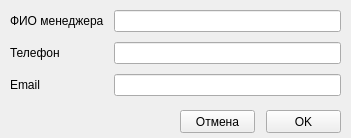
<?xml version="1.0" encoding="UTF-8"?>
<ui version="4.0">
 <class>MainWindow</class>
 <widget class="QMainWindow" name="MainWindow">
  <property name="geometry">
   <rect>
    <x>0</x>
    <y>0</y>
    <width>351</width>
    <height>138</height>
   </rect>
  </property>
  <property name="windowTitle">
   <string>Регистрация менеджера отеля</string>
  </property>
  <widget class="QWidget" name="centralwidget">
   <widget class="QWidget" name="formLayoutWidget">
    <property name="geometry">
     <rect>
      <x>10</x>
      <y>10</y>
      <width>331</width>
      <height>92</height>
     </rect>
    </property>
    <layout class="QFormLayout" name="formLayout">
     <property name="horizontalSpacing">
      <number>10</number>
     </property>
     <property name="verticalSpacing">
      <number>10</number>
     </property>
     <item row="1" column="0">
      <widget class="QLabel" name="label">
       <property name="text">
        <string>ФИО менеджера</string>
       </property>
      </widget>
     </item>
     <item row="1" column="1">
      <widget class="QLineEdit" name="lineEdit"/>
     </item>
     <item row="2" column="0">
      <widget class="QLabel" name="label_2">
       <property name="text">
        <string>Телефон</string>
       </property>
      </widget>
     </item>
     <item row="2" column="1">
      <widget class="QLineEdit" name="lineEdit_2"/>
     </item>
     <item row="3" column="0">
      <widget class="QLabel" name="label_3">
       <property name="text">
        <string>Email</string>
       </property>
      </widget>
     </item>
     <item row="3" column="1">
      <widget class="QLineEdit" name="lineEdit_3"/>
     </item>
    </layout>
   </widget>
   <widget class="QPushButton" name="pushButton">
    <property name="geometry">
     <rect>
      <x>266</x>
      <y>110</y>
      <width>75</width>
      <height>23</height>
     </rect>
    </property>
    <property name="text">
     <string>OK</string>
    </property>
   </widget>
   <widget class="QPushButton" name="pushButton_2">
    <property name="geometry">
     <rect>
      <x>180</x>
      <y>110</y>
      <width>75</width>
      <height>23</height>
     </rect>
    </property>
    <property name="text">
     <string>Отмена</string>
    </property>
   </widget>
  </widget>
 </widget>
 <resources/>
 <connections/>
</ui>
